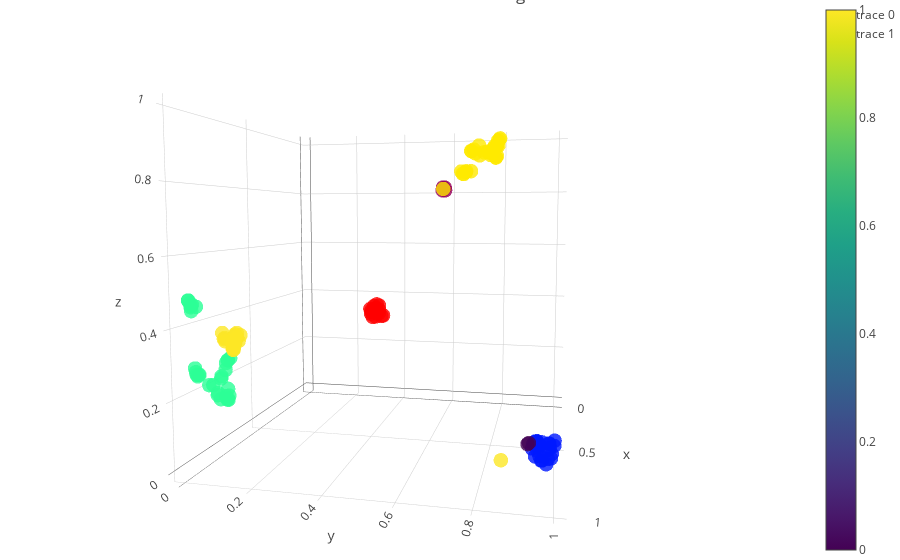

The notebook cell saved with this chart:
### Code cell
data=[emb3d, val_emb3d]

fig = go.Figure(data=data, layout=layout)
iplot(fig, filename='lrp-val.html')
